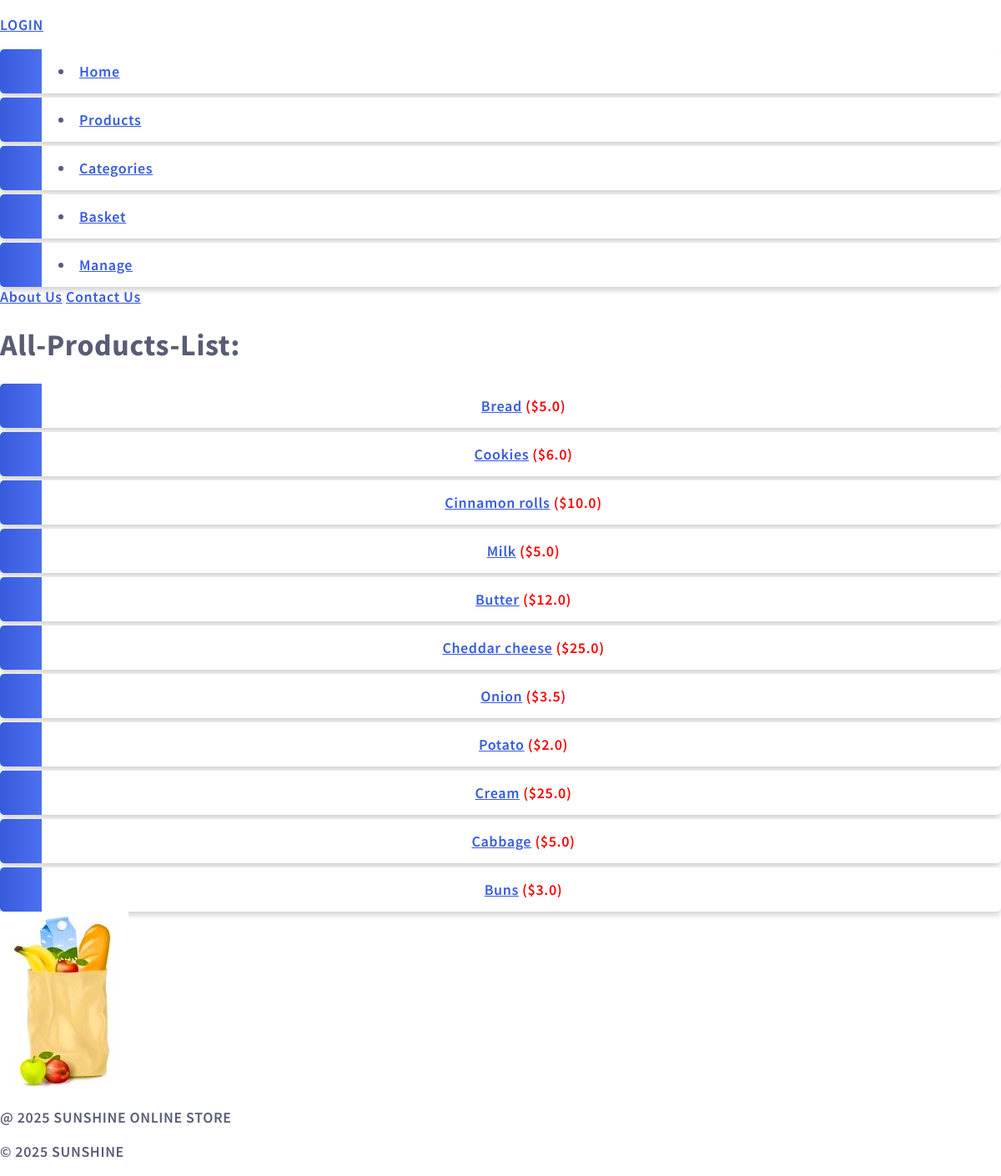
Page /api/products/ on the committed database.
### backend/models.py (models this page shows, shortened)
class Product(models.Model):
    name = models.CharField(max_length=250, null=False)
    price = models.FloatField()
    description = models.TextField()
    stock = models.PositiveIntegerField()
    category = models.ForeignKey(Category, on_delete=models.CASCADE,null=True, related_name='products')

### backend/views.py (the view)
# urls.py: path('products/', ProductListView.as_view(), name ='product_list'),
class ProductListView(generic.ListView):
    model = Product
    context_object_name = 'product_list'
    queryset = Product.objects.all()
    template_name = 'product_list.html'

### backend/templatetags/custom_tags.py (called while the page is built)
@register.filter(name='currency')
def currency(value):
    return f"${value}"

### backend/templates/product_list.html (shortened to what this page needs)
{% extends 'base.html' %}
{% load static %}
{% load custom_tags %}
{% block content %}
  <h1>All-Products-List:</h1>
  {% if product_list %}
<ul>
    {% for product in product_list %}
    <li style="color:red;text-align:center;">
      <a href="{% url 'product' product.pk %}">{{ product.name }}</a> ({{ product.price|currency }})
    </li>
    {% endfor %}
</ul>
  {% endif %}
{% endblock %}

### backend/templates/base.html (shortened to what this page needs)
{% load static %}
{% load custom_tags %}
<!DOCTYPE html>
<html lang="en">
<head>
    <link rel="stylesheet" href="{% static 'myglobal.css' %}"/>
</head>
<body>
    <header>
        <nav>
                <p><a href="{% url 'login' %}">LOGIN</a></p>
                <li> <a href="{% url 'home' %}">Home</a> </li>
                <li> <a href="{% url 'products' %}">Products</a> </li>
                <li> <a href="{% url 'categories' %}">Categories</a> </li>
                <li> <a href="{% url 'basket' %}">Basket</a> </li>
                <li> <a href="{% url 'order' %}">Manage</a> </li>
                    <a href="{% url 'about' %}">About Us</a>
                    <a href="{% url 'contact' %}">Contact Us</a>
        </nav>
    </header>
    <main>
        {% block content %}{% endblock %}
        <img src="{% static 'image/gro.jpg' %}" alt="">
    </main>
    <footer>
        <p>@ 2025 SUNSHINE ONLINE STORE</p>
        <p>&copy; 2025 SUNSHINE</p>
    </footer>
</body>
</html>

### allstatic/myglobal.css (style rules this page uses)
body { margin:0; font: 600 18px 'Source Sans Pro', sans-serif; letter-spacing: 0.64px; color: #585d74; }
ul { list-style-type: none; padding: 0; margin: 0; }
li { background-color: #ffffff; background-image: linear-gradient(to right, #375BDC, #4D70EF); background-size: 50px 60px; background-repeat: no-repeat; cursor: pointer; transition: transform .25s; border-radius: 5px; box-shadow: 0 5px 7px -1px rgba(51, 51, 51, 0.23); padding: 15px; padding-left: 70px; margin-top: 5px; }
a:link, a:visited { color: #375BDC; }

### rows in the picture
Product: name "Bread", price "$5.0"
Product: name "Cookies", price "$6.0"
Product: name "Cinnamon rolls", price "$10.0"
Product: name "Milk", price "$5.0"
Product: name "Butter", price "$12.0"
Product: name "Cheddar cheese", price "$25.0"
Product: name "Onion", price "$3.5"
Product: name "Potato", price "$2.0"
Product: name "Cream", price "$25.0"
Product: name "Cabbage", price "$5.0"
Product: name "Buns", price "$3.0"
